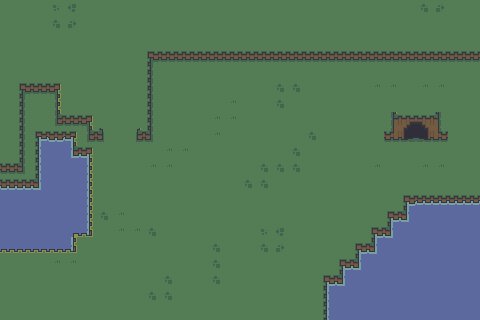

A level layout from a 2D game, rendered from its tile map. Below: a short description, then the map file with its tile-grid data intact:
An orthogonal 30x20 tile map with 16x16 px tiles, 1 tile layer (Tile Layer 1) and 16 objects.

<map version="1.10" tiledversion="1.10.2" orientation="orthogonal" renderorder="right-down" width="30" height="20" tilewidth="16" tileheight="16" infinite="0" nextlayerid="7" nextobjectid="46">
 <tileset firstgid="1" source="../Tilesets/forest_.tsx" />
 <layer id="1" name="Tile Layer 1" width="30" height="20">
  <data encoding="csv">
47,47,47,31,32,47,47,47,47,47,47,47,47,47,47,47,47,47,47,47,47,47,47,47,47,47,53,54,47,47,
47,47,145,53,54,145,145,145,47,47,47,47,47,47,47,47,47,145,145,47,47,47,47,47,47,145,145,145,145,47,
47,145,145,145,47,47,47,47,47,47,47,47,47,47,47,47,145,145,47,47,47,47,47,47,47,47,47,47,47,47,
47,47,145,145,145,47,47,47,145,29,91,91,91,91,91,91,91,91,91,91,91,91,91,91,91,91,91,91,91,91,
47,47,47,47,47,47,47,47,47,72,145,145,145,145,145,47,47,47,47,47,47,47,47,47,47,47,47,47,47,47,
150,29,91,30,145,145,145,47,47,72,145,47,47,47,145,145,145,53,53,47,47,47,47,78,78,145,78,78,145,47,
47,72,150,68,145,145,145,47,47,72,145,145,47,47,78,145,145,53,47,47,47,145,47,47,47,47,47,47,145,47,
47,72,150,90,91,30,47,47,47,72,145,145,47,78,78,145,47,47,145,47,47,145,47,47,73,74,75,76,145,47,
47,72,120,167,121,90,92,47,93,94,145,47,145,78,145,145,145,47,145,53,145,145,47,47,95,96,97,98,145,47,
47,72,141,174,156,116,47,47,47,47,78,78,145,145,145,145,145,47,53,145,145,145,47,47,47,47,47,47,145,47,
91,94,141,174,174,149,47,47,47,78,78,47,47,47,145,47,53,53,53,145,47,145,47,78,47,47,78,78,145,47,
157,157,158,174,174,149,145,47,145,145,47,145,145,145,145,53,53,145,47,47,145,145,47,47,47,47,47,47,47,47,
159,159,159,174,174,149,145,47,145,145,145,145,47,47,145,145,145,47,47,47,47,145,145,47,145,115,162,162,162,162,
169,169,174,174,174,149,53,78,145,145,47,47,47,47,47,145,145,145,145,145,47,47,47,47,115,168,164,164,164,164,
169,169,169,174,127,153,145,78,78,53,47,47,47,47,145,145,31,32,145,47,47,47,47,115,158,164,164,164,164,164,
128,128,128,128,153,47,145,145,47,47,145,145,145,53,145,145,53,54,47,47,47,145,115,158,164,164,164,164,164,164,
145,145,145,78,78,145,145,145,47,145,145,145,47,53,47,47,47,47,47,47,47,115,168,164,164,164,164,164,164,164,
145,145,145,145,145,145,145,145,145,145,53,47,47,53,47,47,47,47,47,47,115,158,164,164,164,164,164,164,164,164,
145,47,145,145,145,47,47,47,47,53,53,47,47,47,145,145,47,47,47,47,136,164,164,164,164,164,164,164,164,164,
47,47,47,47,47,47,47,145,145,47,47,47,47,47,145,145,47,47,47,47,136,164,164,164,164,164,164,164,164,164
</data>
 </layer>
 <objectgroup id="6" name="Collisions">
  <object id="28" x="-4" y="162" width="80" height="90.5" />
  <object id="29" x="66" y="113" width="28.5" height="124.5" />
  <object id="30" x="91.5" y="127.5" width="13" height="12.5" />
  <object id="31" x="16.5" y="83" width="49.5" height="81" />
  <object id="32" x="133.5" y="126.5" width="19" height="15.5" />
  <object id="33" x="144" y="50.5" width="7.5" height="77.5" />
  <object id="34" x="145.5" y="50" width="335" height="13" />
  <object id="35" x="378.5" y="127" width="28.5" height="16" />
  <object id="36" x="389.5" y="111.5" width="48" height="16" />
  <object id="37" x="425.5" y="126.5" width="23" height="15" />
  <object id="38" x="401.5" y="196" width="77" height="122" />
  <object id="39" x="321" y="273.5" width="82" height="48.5" />
  <object id="40" x="336.5" y="257.5" width="64.5" height="14" />
  <object id="43" x="366.5" y="226.5" width="35.5" height="15" />
  <object id="44" x="385.5" y="210.5" width="16" height="13" />
  <object id="45" x="354" y="240" width="48" height="18" />
 </objectgroup>
</map>
